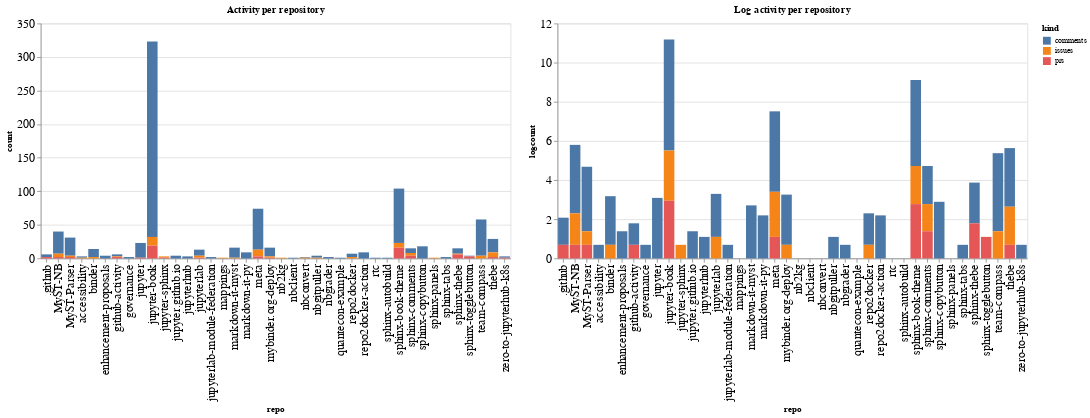

Notebook cell for this chart:
### Code cell
ch1 = alt.Chart(repo_summaries, width=600, title="Activity per repository").mark_bar().encode(
    x='repo',
    y='count',
    color='kind',
    tooltip="kind"
)

ch2 = alt.Chart(repo_summaries, width=600, title="Log activity per repository").mark_bar().encode(
    x='repo',
    y='logcount',
    color='kind',
    tooltip="kind"
)

ch1 | ch2

### Figure 1 — Vega-Lite specification as saved in the notebook (floating-point values rounded to 4 significant figures)
{"config": {"axisLeft": {"labelFontSize": 15}, "axisBottom": {"labelFontSize": 15}}, "hconcat": [{"mark": "bar", "encoding": {"color": {"type": "nominal", "field": "kind"}, "tooltip": {"type": "nominal", "field": "kind"}, "x": {"type": "nominal", "field": "repo"}, "y": {"type": "quantitative", "field": "count"}}, "title": "Activity per repository", "width": 600}, {"mark": "bar", "encoding": {"color": {"type": "nominal", "field": "kind"}, "tooltip": {"type": "nominal", "field": "kind"}, "x": {"type": "nominal", "field": "repo"}, "y": {"type": "quantitative", "field": "logcount"}}, "title": "Log activity per repository", "width": 600}], "data": {"name": "data-4851ee0d6ebfe3bec4e42ab9ef9a7b4a"}, "$schema": "https://vega.github.io/schema/vega-lite/v4.8.1.json", "datasets": {"data-4851ee0d6ebfe3bec4e42ab9ef9a7b4a": [{"repo": ".github", "kind": "comments", "count": 4, "logcount": 1.386}, {"repo": ".github", "kind": "prs", "count": 2, "logcount": 0.6931}, {"repo": "MyST-NB", "kind": "comments", "count": 33, "logcount": 3.497}, {"repo": "MyST-NB", "kind": "issues", "count": 5, "logcount": 1.609}, {"repo": "MyST-NB", "kind": "prs", "count": 2, "logcount": 0.6931}, {"repo": "MyST-Parser", "kind": "comments", "count": 27, "logcount": 3.296}, {"repo": "MyST-Parser", "kind": "issues", "count": 2, "logcount": 0.6931}, {"repo": "MyST-Parser", "kind": "prs", "count": 2, "logcount": 0.6931}, {"repo": "accessibility", "kind": "comments", "count": 2, "logcount": 0.6931}, {"repo": "accessibility", "kind": "issues", "count": 1, "logcount": 0.0}, {"repo": "binder", "kind": "comments", "count": 12, "logcount": 2.485}, {"repo": "binder", "kind": "issues", "count": 2, "logcount": 0.6931}, {"repo": "enhancement-proposals", "kind": "comments", "count": 4, "logcount": 1.386}, {"repo": "github-activity", "kind": "comments", "count": 3, "logcount": 1.099}, {"repo": "github-activity", "kind": "issues", "count": 1, "logcount": 0.0}, {"repo": "github-activity", "kind": "prs", "count": 2, "logcount": 0.6931}, {"repo": "governance", "kind": "comments", "count": 2, "logcount": 0.6931}, {"repo": "jupyter", "kind": "comments", "count": 22, "logcount": 3.091}, {"repo": "jupyter", "kind": "prs", "count": 1, "logcount": 0.0}, {"repo": "jupyter-book", "kind": "comments", "count": 291, "logcount": 5.673}, {"repo": "jupyter-book", "kind": "issues", "count": 13, "logcount": 2.565}, {"repo": "jupyter-book", "kind": "prs", "count": 19, "logcount": 2.944}, {"repo": "jupyter-sphinx", "kind": "issues", "count": 2, "logcount": 0.6931}, {"repo": "jupyter-sphinx", "kind": "prs", "count": 1, "logcount": 0.0}, {"repo": "jupyter.github.io", "kind": "comments", "count": 4, "logcount": 1.386}, {"repo": "jupyterhub", "kind": "comments", "count": 3, "logcount": 1.099}, {"repo": "jupyterlab", "kind": "comments", "count": 9, "logcount": 2.197}, {"repo": "jupyterlab", "kind": "issues", "count": 3, "logcount": 1.099}, {"repo": "jupyterlab", "kind": "prs", "count": 1, "logcount": 0.0}, {"repo": "jupyterlab-module-federation", "kind": "comments", "count": 2, "logcount": 0.6931}, {"repo": "mappings", "kind": "issues", "count": 1, "logcount": 0.0}, {"repo": "markdown-it-myst", "kind": "comments", "count": 15, "logcount": 2.708}, {"repo": "markdown-it-myst", "kind": "issues", "count": 1, "logcount": 0.0}, {"repo": "markdown-it-py", "kind": "comments", "count": 9, "logcount": 2.197}, {"repo": "meta", "kind": "comments", "count": 61, "logcount": 4.111}, {"repo": "meta", "kind": "issues", "count": 10, "logcount": 2.303}, {"repo": "meta", "kind": "prs", "count": 3, "logcount": 1.099}, {"repo": "mybinder.org-deploy", "kind": "comments", "count": 13, "logcount": 2.565}, {"repo": "mybinder.org-deploy", "kind": "issues", "count": 2, "logcount": 0.6931}, {"repo": "mybinder.org-deploy", "kind": "prs", "count": 1, "logcount": 0.0}, {"repo": "nb2kg", "kind": "issues", "count": 1, "logcount": 0.0}, {"repo": "nbclient", "kind": "comments", "count": 1, "logcount": 0.0}, {"repo": "nbconvert", "kind": "comments", "count": 1, "logcount": 0.0}, {"repo": "nbconvert", "kind": "issues", "count": 1, "logcount": 0.0}, {"repo": "nbgitpuller", "kind": "comments", "count": 3, "logcount": 1.099}, {"repo": "nbgitpuller", "kind": "issues", "count": 1, "logcount": 0.0}, {"repo": "nbgrader", "kind": "comments", "count": 2, "logcount": 0.6931}, {"repo": "quantecon-example", "kind": "comments", "count": 1, "logcount": 0.0}, {"repo": "repo2docker", "kind": "comments", "count": 5, "logcount": 1.609}, {"repo": "repo2docker", "kind": "issues", "count": 2, "logcount": 0.6931}, {"repo": "repo2docker-action", "kind": "comments", "count": 9, "logcount": 2.197}, {"repo": "rtc", "kind": "comments", "count": 1, "logcount": 0.0}, {"repo": "sphinx-autobuild", "kind": "comments", "count": 1, "logcount": 0.0}, {"repo": "sphinx-book-theme", "kind": "comments", "count": 81, "logcount": 4.394}, {"repo": "sphinx-book-theme", "kind": "issues", "count": 7, "logcount": 1.946}, {"repo": "sphinx-book-theme", "kind": "prs", "count": 16, "logcount": 2.773}, {"repo": "sphinx-comments", "kind": "comments", "count": 7, "logcount": 1.946}, {"repo": "sphinx-comments", "kind": "issues", "count": 4, "logcount": 1.386}, {"repo": "sphinx-comments", "kind": "prs", "count": 4, "logcount": 1.386}, {"repo": "sphinx-copybutton", "kind": "comments", "count": 18, "logcount": 2.89}, {"repo": "sphinx-panels", "kind": "issues", "count": 1, "logcount": 0.0}, {"repo": "sphinx-tabs", "kind": "comments", "count": 2, "logcount": 0.6931}, {"repo": "sphinx-thebe", "kind": "comments", "count": 8, "logcount": 2.079}, {"repo": "sphinx-thebe", "kind": "issues", "count": 1, "logcount": 0.0}, {"repo": "sphinx-thebe", "kind": "prs", "count": 6, "logcount": 1.792}, {"repo": "sphinx-togglebutton", "kind": "comments", "count": 1, "logcount": 0.0}, {"repo": "sphinx-togglebutton", "kind": "prs", "count": 3, "logcount": 1.099}, {"repo": "team-compass", "kind": "comments", "count": 54, "logcount": 3.989}, {"repo": "team-compass", "kind": "issues", "count": 4, "logcount": 1.386}, {"repo": "thebe", "kind": "comments", "count": 20, "logcount": 2.996}, {"repo": "thebe", "kind": "issues", "count": 7, "logcount": 1.946}, {"repo": "thebe", "kind": "prs", "count": 2, "logcount": 0.6931}, {"repo": "zero-to-jupyterhub-k8s", "kind": "comments", "count": 2, "logcount": 0.6931}, {"repo": "zero-to-jupyterhub-k8s", "kind": "prs", "count": 1, "logcount": 0.0}]}}
